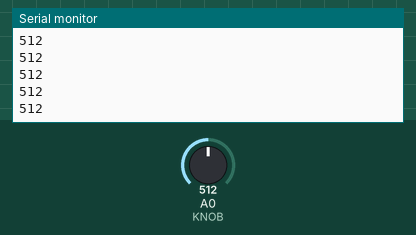
Recording of a sketch running on a simulated Arduino Uno, built with avr-gcc and run on an emulated ATmega328P. On the bench: the last lines printed to the serial monitor. The test bench sets the inputs (shaded band); at power-on: A0 (KNOB) = 512.

Above: at 1.2 s.
1.3 s: A0 (KNOB) set to 716
At 1.31 s:
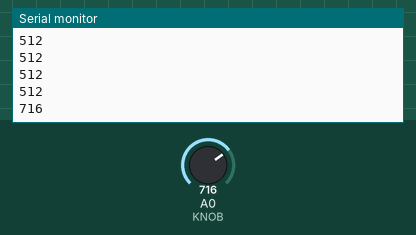
2.8 s: A0 (KNOB) set to 900
At 2.81 s:
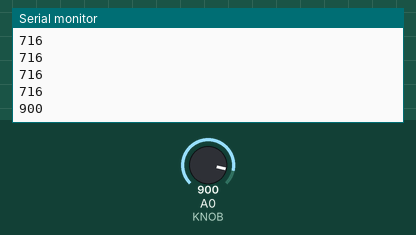
Timing chart, 0 to 5.8 s (numbered marks = the images above; inputs shaded):
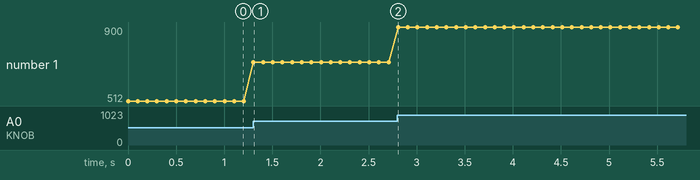

Measured:
- after the input at 1.3 s, the serial monitor: prints a new line at once (image 1)
- after the input at 2.8 s, the serial monitor: prints a new line at once (image 2)
- plotted number 1: 512 → 716 after the input at 1.3 s, 716 → 900 after the input at 2.8 s

The sketch:

p021-pot-to-serial.ino
```cpp
// Project 21: Pot to Serial
// Reads the knob on pin A0 ten times a second and prints the
// raw number. Fully one way is 0. Fully the other is 1023.

const int KNOB = A0;

void setup() {
  Serial.begin(9600);
}

void loop() {
  int raw = analogRead(KNOB);   // 0 to 1023
  Serial.println(raw);
  delay(100);
}
```
